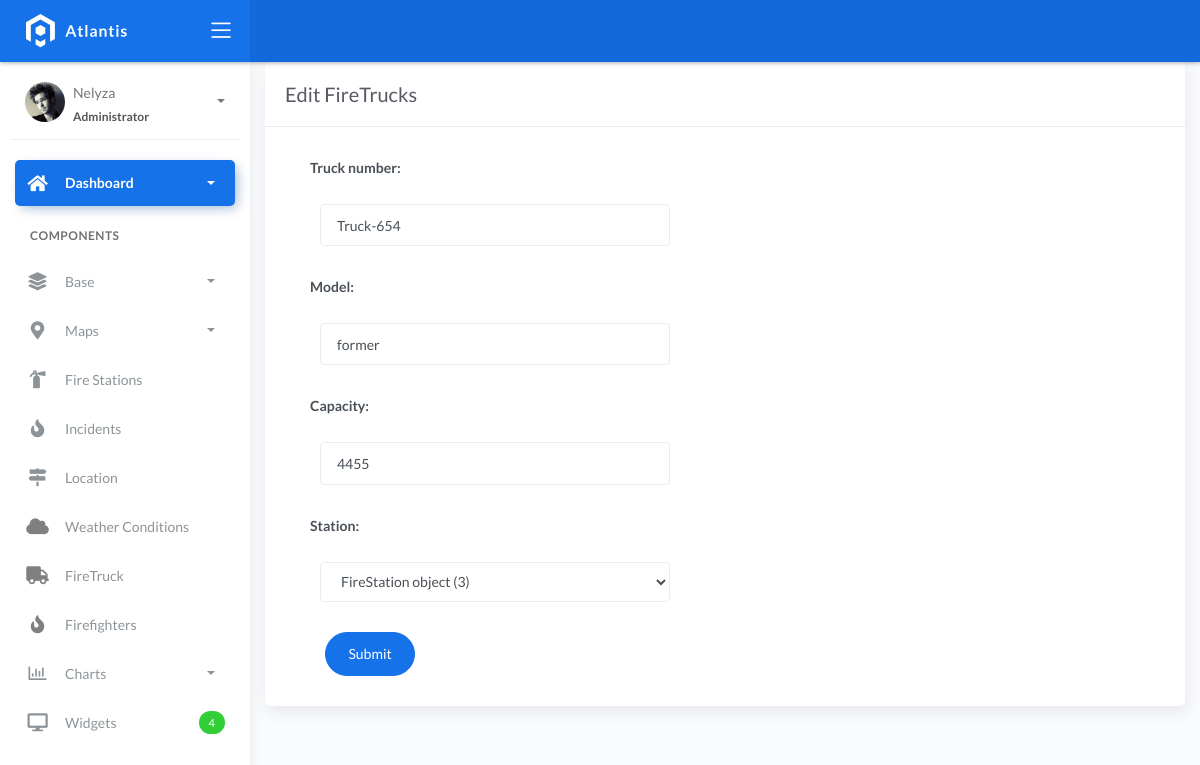
/firetruck_list/4, run on the app's committed database.
### fire/models.py (models this page shows)
class BaseModel(models.Model):
    created_at = models.DateTimeField(auto_now_add=True, db_index=True)
    updated_at = models.DateTimeField(auto_now=True)
    class Meta:
        abstract = True

class FireTruck(BaseModel):
    truck_number = models.CharField(max_length=150)
    model = models.CharField(max_length=150)
    capacity = models.CharField(max_length=150)  # water
    station = models.ForeignKey(FireStation, on_delete=models.CASCADE)

### fire/views.py (the view)
# urls.py: path('firetruck_list/<pk>', FiretruckUpdateView.as_view(), name='firetruck-update'),
class FiretruckUpdateView(UpdateView):
    model = FireTruck
    form_class = Firetruckform
    template_name = 'firetruck_edit.html'
    success_url = reverse_lazy('firetruck-list')

### fire/forms.py
class Firetruckform(ModelForm):
    class Meta:
        model = FireTruck
        fields = "__all__"

### templates/firetruck_edit.html (shortened to what this page needs)
{% extends 'base.html' %}
{% load static %}
{% block content %}
<div class="content">
  <div class="container-fluid">
    <div class="row">
      <div class="col-md-12">
        <div class="card">
          <div class="card-header">
            <div class="card-title">Edit FireTrucks</div>
          </div>
          <div class="col-md-6">
            <div class="card-body">
              <form class="" action="" method="post" novalidate>
                {% include 'includes/form.html' %}
                <div class="form-group">
                  <div class="col-md-12 col-sm-3">
                    <button type="submit" class="btn btn-primary btn-rounded">Submit</button>
                  </div>
                </div>
              </form>
            </div>
          </div>
        </div>
      </div>
    </div>
  </div>
</div>
{% endblock %}

### templates/includes/form.html (shortened to what this page needs)
{% load widget_tweaks %}
{% for field in form %}
<div class="field item form-group">
    <label>{{ field.label_tag }}</label>
  <div class="form-group">
    {% render_field field class="form-control" %}
  </div>
</div>
{% endfor %}

### data on the page
FireTruck: truck_number "Truck-654" "former" "4455" "FireStation object (3)"

### other printed values
{{ field.label_tag }} "Truck number:" "Model:" "Capacity:" "Station:"
